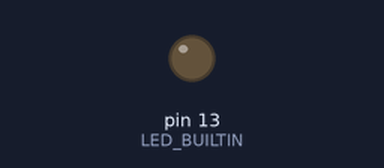
The sketch below on a simulated Arduino Uno, built with avr-gcc and run on an emulated ATmega328P. On the bench: output pins drawn as LEDs (lit = HIGH). What the sketch prints to the serial monitor is not drawn.

Above: at 0.3 s.
Timing chart, 0 to 1.8 s (numbered marks = the images above):
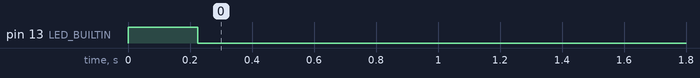

The sketch:

arduino03.ino
```cpp
#include "input03.h"

// Priority of item type
static char prio(const char item)
{
    if (item >= 'a' && item <= 'z')
        return item - 'a' + 1;   // [a..z] => [1..26]
    if (item >= 'A' && item <= 'Z')
        return item - 'A' + 27;  // [A..Z] => [27..58]
    return 0;  // error
}

// Set bit for each item in compartment (error=0, 'a'=1, 'b'=2, ..., 'A'=27, 'B'=28, ...)
static uint64_t index(const char* compartment, const byte size)
{
    if (compartment == NULL || size == 0)
        return 0;  // error
    uint64_t mask = 0;
    const char *item = compartment, *end = compartment + size;
    while (item != end)
        mask |= (1ull << prio(*item++));  // set bit in the correct index for this item type
    return mask;
}

// Get highest priority item type from index (0=error, 1='a', 2='b', ..., 27='A', 28='B', ...)
static byte firstitem(uint64_t mask)
{
    byte bit = 0;  // bit index where LSB=0
    while (mask >>= 1)  // does not differentiate between mask=0 and mask=1 but both are errors
        bit++;
    return bit;
}

void setup() {
    pinMode(LED_BUILTIN, OUTPUT);
    digitalWrite(LED_BUILTIN, HIGH);

    Serial.begin(9600);
    while (!Serial);
    unsigned long t0 = millis();

    int i = 0, part1 = 0, part2 = 0, N = strlen_P(data);
    byte j = 0;
    uint64_t badge = (uint64_t)-1;  // badge has all item types initially
    char buf[64];
    while (i < N) {
        byte len = 0;
        while (i < N && len < 64) {
            char c = pgm_read_byte_near(data + i++);
            if (c == '\n')
                break;
            buf[len++] = c;
        }
        if (len) {
            byte half = len >> 1;
            uint64_t comp1 = index(buf, half);         // all item types in first compartment
            uint64_t comp2 = index(buf + half, half);  // all item types in second compartment
            part1 += firstitem(comp1 & comp2);         // item type that is in both compartments
            badge &= (comp1 | comp2);   // item types that are in either compartment of all rucksacks
            if (++j == 3) {             // badge is for every group of three rucksacks
                part2 += firstitem(badge);
                badge = (uint64_t)-1;   // re-init
                j = 0;
            }
        }
    }

    unsigned long dt = millis() - t0;
    Serial.print(F("Part 1: "));
    Serial.println(part1);
    Serial.print(F("Part 2: "));
    Serial.println(part2);
    Serial.print(F("Time: "));
    Serial.print(dt);
    Serial.println(F(" ms"));

    digitalWrite(LED_BUILTIN, LOW);
}

void loop() {
    delay(1000);
}
```

input03.h
```cpp
const char data[] PROGMEM =
"MVWpzTTrTFNNLtssjV\n"
"hRJncnJCnhPCnBSbCQRhhQRPFHmsbHLzbLNHsjNNFmGGGsGF\n"
"lSBQJBBBBcnccnQvBnPQznfrgwlrTZfDwTfWqrrpgMpw\n"
"sRPgrzSgrSbfTrgspBPsDWWTmdnvdZWZwTmwvdmd\n"
"tVGpCGqCGjlHcNGVNHZDmnZMWdWMWCdZDvnZ\n"
"HqpQptLlclLGtlpcjHNhQqfRhrSBrrbfbrSRrsPfBSgg\n"
"JpjLbQbFPBjDBBJLWltglfBfhhlcctht\n"
"vNFmsdFsnmzGtWvgzhzc\n"
"rqwRCCqmCTqHCnqRNTNFsJVMQSjLRbbVVbjQVLbLSV\n"
"mLNNCNDwBwDnmCwnJwLRvdlqZclRccsgvcZndc\n"
"QWMtVWbpVlgHHcgMHs\n"
"VsTVWhThsVQWzjtQPpVWjWbpwJNCJDCzSNNCCCSfmfBCSGLL\n"
"NbSfHnwDvwwfHwwQsHbWPgrsZsZjRPLRgLWhWP\n"
"lmMlTGFzVmzqjGLLZWWGhrCh\n"
"qFclMprqmrvbcnwDQtNQ\n"
"tWQZFvvtWQWbqQQggZZLvpLrpzDrmGDmmDHPzPzHrfnHTG\n"
"NMlhlTMccTCVBlRNHzJnzDDmnJmnGGBf\n"
"NMMSSSSSlNVMdjdNSNNhFwTbvbLqjbtLwWQwZqgg\n"
"jPwcJwRmmhJpbhNJVgDbrHzzzQzzBQHg\n"
"tdZqlCnnnlvZCqlnlCSqZdFCHGDBgzsDzssBtHGLQtrHsssL\n"
"TZZFSdrdlZMFZRMwMPmNcwNmwm\n"
"nsdhzmDBGQWQPvJPjbbW\n"
"gCgBqCNpMHTwgwqMPRJJTtWjbFRJFJvP\n"
"ZlCwBrwgmzhGzDrd\n"
"sTBHfcnBTnqHRvqPgFFbLtrQTPLjjm\n"
"GWzpwSJSpbwbNNGJPQrrtrrrrgzLtjzm\n"
"NNSlCCdplWwplCwSndnssdZfqVbHvfqc\n"
"rrfHgqnlllRrDgrCbQfszMPtmzPQzFsFMQ\n"
"JJLGVGjcwVcPQNNNtRPmLM\n"
"WThVJJWJBdGwBpBTqDrSRCCggShqbSCb\n"
"TbCqzqzmbCffzDbHRddLbdRFRS\n"
"ZmvZJPjPwwWNZJGtWSDRRDFWSLhhhMVVWL\n"
"ZwplGwmptNjZnjvnGGPjJlZppTrTsCczfggBgfgfggCsBrqr\n"
"gMBBbfBbBMfnMsvRvWJhDsQW\n"
"ZZqHLzczjjsLzlpjqTprNJvhQpRvtRJJQrtQtJ\n"
"llZlzZZzPZZqsTZscHczfnSwSPSwwgSBwwSnPwnf\n"
"chMtcPPgQtthqgvczhMTcCSBLBlGpsFnBnnsGvLplSFG\n"
"bhRmJWDRmHSmFGBnGBps\n"
"jdDZWbrDdDbbdbDrRRWwRjZRVqztCzqtcThcTQtgqVMMVzjq\n"
"flNmNHgcZwTzRLzMLRPlzz\n"
"nntqBJtFbbCbBVCnBtFjJjhVhLzLvRLvgRRvPvpMpvpp\n"
"CgJWjJQDjgBtnGNGfcssNfcwNW\n"
"MrMpMrGBznjPMGCmCrrjdwndfJLQNfdLQNdNggdL\n"
"sJVcZqvhZtVqhDFFsDJslcdwgwvwQwwQNbbTbwfLLTgL\n"
"RDDRcsSsstJstVDDqctszzmRmGjpjBRHPmmGHGrj\n"
"tdplZtlrBGwTlLQQ\n"
"sfsPPvNhWLQBhGQG\n"
"zPVfzVbbMcscvVfzzNgcJHnJZgtrrndJqjJqndrL\n"
"nglLjRCCHLLCnNCLHQnFNQmmVMbVmwMwlMwMMMWwBTsT\n"
"cqtfcqZpzhSvvBfWwbvrbT\n"
"PPqpDSqcSJPdPhtPtqZcpPtGjFRFFFNLJFGRgjFbGRNbHn\n"
"gjtRSLMqLdSgLMCltTSDQcQQqhDcfcfrWDhWrr\n"
"GwFZCwNzFJsPmFFmZmPPNhvDDfDWWmpvQWWfVDQppW\n"
"swNGZbPBGwnCgBBlBljl\n"
"BsrDsnQGwFFQQtfNTBNSffBgBt\n"
"VJlhWVLlRppLQZTCbtZTttgJ\n"
"ppLqqRhQdRPhqPVhdPjhljqHFnGnzFrjFFDznHFHrmwwnH\n"
"CJMmmJLmlshCCdmzjHjPWztgdnjttt\n"
"GwZvGwrgTcFpzHWjnT\n"
"GbqrvrRwbrbGbwwZBbgfhmJMmsDJhNRfLChhCh\n"
"CfgfjCLCgfgFgBhBsccswQwtsQHvBBtc\n"
"SbSMGbnmDMGJWmRmDmvzwtcscWtQzsrPsvHc\n"
"DbJdNpJSnMSJmpSSNVqgqgTTFVQTFqdZLq\n"
"MBMCmlllPSSlmmPPjCMpPgggJcnZgntJsDvHsDZt\n"
"hrNzhrRNbrhbGRbfpVLRGNqqngvnttngJctgDZJGcZvHvZnc\n"
"LTTzVqppSmwdTmQW\n"
"mmlBQmLbsbmRnFnwlqqprF\n"
"dZScZSZSdHcNMDcJwLqRfppzpzfTpHfF\n"
"JLWJLJJJdMmGtgCWjQjt\n"
"PPMzpVDblwGVMMzDLLjrcrjdzjdTzLjd\n"
"RRcCJRcNQRBqtCFBRJJsZWBWrjLWLHZZWndBLWjh\n"
"qQQtttNqsqqtJRgqQfcpcgDcbggplGbfMp\n"
"QmmSTQPmLSmjpczMJtwPzg\n"
"BHHHdwdvDpllvctjZv\n"
"HdrDHNfrrBDGGBhBNfHNsLFqmbRQSwqmGTLnTbSF\n"
"gcMmgRQPqqPPsgjFSvctCHvHllSSHcvd\n"
"JTWfZwhTwzbWwTFTrZnTrDDlDSVtVHLVShtvSHvlHL\n"
"bWbWBfzTfwrWJNbTrnzfTwJFpmMQgqsFRsQGqRMggPmPBG\n"
"GqCWpGGLpmpWjbSDGjGGmwCzZlvMBTrCvsrlwwswCl\n"
"FPFHFVdJgQHJZnslrgvsTrwMlNgw\n"
"hQVchcdcZZpZqcDG\n"
"JbBRgBsRffgPPFQttQvQQMvG\n"
"dmNZgmZVtGTNtNGC\n"
"ZqqndLZnccqRbsrgpggsBc\n"
"DDvMVmTjwFWPBBTzBF\n"
"cqnggcbNNCqbQQqbZbpfQpqgRWlFhLRBhRzRPLFJhlJBfPLh\n"
"dpscpcncbbqcpMVSvSrPDMsrjr\n"
"hGCGZmVRRcMVsGMtmZWssmFLzbFblnnzfmqbfnzNNb\n"
"wjrSPBJdSjjDrggpSJpdrSnlFNlzLTnqNLqqpbqqfMln\n"
"dMwPBHPPJHDdvrBBhshWCGcsQRcHRZGV\n"
"vdHwhqdtLdVnHBZbFBFzbBPS\n"
"TmNCLNDpWfCNmpCgTWNTDMMZlzSggBMzlZlMBlBbZZ\n"
"NQfWcscDNQrhqvGLrdhVjh\n"
"lZLqzzqvgrCRcQcCLD\n"
"HSVVwNTJzwVNTDQrRrrdrBwdhd\n"
"TpNTzsfSTVsSpHVppzFpgvvlqZWZPMvMjPPGGsgP\n"
"BCMLshLdLDDCgwFRwHHqqRqRWd\n"
"QnSqQlGSfpQzTQJNTPNwNPFRFcccHc\n"
"mfJJmztnQpGpvnSzGrsqgrhrBBhqjBrthL\n"
"BSlmzmlvdNnlQlQQJnJHRVFVFVVqMtqRMfSfCw\n"
"WBPsDPBBjfssFHMRRq\n"
"DLWpGhbPjbhZrhZDnBQgdNZmQNgmvdzg\n"
"WWvgBFgHWChBzgBFbjbtPtnPrsHlsRMrwRrMRR\n"
"SGfNpfdGfVpVSGGppSDdwRwclMlfPMwccsntPqPw\n"
"TVdpQDSpQZJpVpDQQFBbthvmWzmgvhbjzJ\n"
"VVCCbzqdbzhFHvbdhZFPmhCPSNRNGSrPJfTNRSGJfGwPST\n"
"LngtBnlcnDvLcTTRfTTwRtGNTG\n"
"DpnBjMpLlLDQWDgvpLvbqzmbjzVjVHqbFFqbFq\n"
"SbzMbNQQSDdmvqqzdSlWFpwZnvpFWWllpFww\n"
"CjLPTPjjLCPtBCLJjBLPLBTFsFFgfwwpZgplpgFnWWRl\n"
"nPncrBHGnmrbdmdmNN\n"
"FnlblGlTTbNVLVtRvQQvgqRQBCvgNr\n"
"DPMDMpMHmnzjPqDhQWvvQvhghq\n"
"zMMcddznsjFTldVGlFGT\n"
"cLSNGLhmRRVmlVCq\n"
"HvzbQBzBMQMpQDpCSlSVZRSCqV\n"
"QwWznWnTbQSMMJQHnvwbWjrhNhLFgsGNNrFLNnFNhd\n"
"dBrWNQWWcTNqqnNN\n"
"bPlmgRgRghlCVlbhwZccCZjZqvmqvmTTvGqmJTvqnGTGvLLJ\n"
"DCDZhjllcpDMrSQS\n"
"ddtNNTFTwRzGRGCwqnBMjlqMHMfqnB\n"
"hDpPsQLLSprhnHVhqhVfHM\n"
"QWLWDQZpgpWbQgfspGGRdcGcCcCcztTGZC\n"
"GGHFdGwFlswcFtnvTfjMjBFfNBjNBZ\n"
"JWmSJLPSRprWWPWVMMVQpZfBvvfQtj\n"
"RzPSPDbDDhbhPDLRhCgGHHccsqGCqqtHzG\n"
"dbSdptWddDMNtdFvttFclqMTZJlJTlMZqJTJTqjC\n"
"BzfwRzrwPzfzLNGmZZCZBTGBqqlH\n"
"hVNVQPNQQQVLPwhRrQwgWWvFdDsFWSbdWgdFSFDb\n"
"hhSnmhtZSFSqZBJSSqqmJJRHPPLgHtPcGGGcWGtvvHwgvG\n"
"fCMpfTQjTrzrzCQMsQdHGHvPGPwLppPRvWPLLc\n"
"MdTzCsCMzNzDCTjlmNhRmRnZBllRVh\n"
"RrFglccgBVVvFNvCvWlgmDbbDfQDtCdjjDbDwmZD\n"
"STnMqSLHJhHHnqLqtnBndbBdfQQZDtZD\n"
"GHJPTBsTSsMMSpSBHJFNlWzcvFlzsVzvzgsv\n"
"lplNdrVrVrWMMVcJfcDDzbqCCpDL\n"
"SSSgvBRSjggPgzvTTRHTvFnfJLbcLsCDLnCLDCcJBsJq\n"
"GmHjjRwvHSjHTRjrlZrNMzVMhVrmVW\n"
"gdtFtgStSbHCbHMPZrFLPLrVlrVZrP\n"
"hQnjMGfDqTvzvpBjVVjPRLRRjJ\n"
"QmsQmhvvMtssHtWw\n"
"RNjTGSCLJCGdRqMRFvMrfzMvzz\n"
"ZpcWcVDpWBmWQMZZpZDpwBcznrshtntvfvhfFtzmvnzvhf\n"
"WHHHcVWgQVCbCllbgMLN\n"
"ZjjdJHSdSzvcZFMhhhDqDHtthw\n"
"rNTlNqVWTmRPlshsDPDlph\n"
"WbTNGNmQBRQbRNQgNGmCLdvvjzcCSBqLcLnScL\n"
"bZwpSpBvSHCBqNzpdFffqQft\n"
"nWRnGRnVnljmlDnzdPfQfdcQPWWfNq\n"
"dmRDGMMlDmnVjgMlhBSwCbCgwHbBHhvv\n"
"NwqLgLBLgnwNNBGpgsQsddhhpQQg\n"
"JcztcZnzVtZvnVcJMTvTJtWtppsQHGdQhhHHQsPhWdPS\n"
"fJTJnMmvZvMvRDqFblNBNNjlBf\n"
"drZVzZzzNWWzwwTWTZrjWcLCqnRqNnLNLqCqnsPPRL\n"
"JhlBgvHBBLnwMBqDwC\n"
"GmGFSHmhJSGJwgFJmwJhJhgQVWVdbSWZQzZTrWtZzjzjTz\n"
"wPGRPpnzgwwGgLddFBFrnrnJdc\n"
"jCsVclQWmCTrJJddrdFs\n"
"lWjlCqfmlWccpGPPSgcf\n"
"hCThCzTdPcPhzqTzMfVfHrhMMmhVHgVM\n"
"lJSJNqwJsZBSsSBFsMprDmFmFDfDDHgHDf\n"
"JNGQsSSNGsbZZZSBwZLPtdLjttnqPCbtPbjC\n"
"vnlWNpbrNrpShhQDLRLB\n"
"MzCjPgffVTVgCJSRQhBdRdJS\n"
"VPHcfcBfTzVMTttMzMfgzMfHvrllWvlnvNvlmGwWNwwNmw\n"
"BwwsqPJqwBssLlFqLRCDzWwzDGRGGWfSRG\n"
"vTtmmthvpphpnNgNvvpvRrDCddDQrCQCzCDrCfnf\n"
"pppccNpTVVlqssHHVzBH\n"
"HWHphZWVWvMZNvpMtfJZgssffsjJgBlslJ\n"
"RLmrFFnGFrFFrrFCRwCrLNPwqfjSJjqJSJBbsqjbbsblfq\n"
"LnFLPPGLrGNRQPmndLzPmPmpcDcMHhcMhVHvczcpHHchcV\n"
"zwqqvNDVggwqVfNQRlszFBsCCJFtFlFPsz\n"
"MSrrGTZPGSSMSjPbTmtlHBBFrFHFsHlsJsct\n"
"MnmMPMSZZGSZWmSjnWgfqdgVQDvnqvRDggDV\n"
"SQCSBShsQnSsSJswsNpVppPPMVpGpnDVgg\n"
"WWjHvmtWZrwvtzzjTTRPrRRrMVNVVGgVGpGR\n"
"lTvWjWLfWwbJCQqBSlbB\n"
"cjPChhswrNVtMZJjVM\n"
"pfvTFvTzLBFndGTlJmVJZmNlCMGtCJ\n"
"nfvFTfpbBFdSFpTLswsWDbchwHCWHrbw\n"
"lNdNPLJJLHHHlpPJcvtVcsBBrrBvBqrVrC\n"
"wDTbwTQRZTMWsVWtmWhhTr\n"
"nzRMbSZtMQDnpzzJHLHNflHP\n"
"HrwwmwcRbmwcbrrTbwwcrTJWLlPshllhLccqLhnnlljhZhjZ\n"
"GMFMSNSpCBSFSdGpNFpBznLlzzhzshlGhhqPhGGL\n"
"nFFSCCSSfttBdddDQNDBQpSSrbrmWJwrHfJHWJrbVwWHrgVr\n"
"SdddNNCmpNNDhMswhsmbhvHM\n"
"frtzqqqFjgrWfgfqtthsnvRHZRRvFlhnvRZb\n"
"rtrgqzzrbWtqLGLLtBWzfGcTNCCVGpSNDppTJJVddNpPSG\n"
"WWJvJvBgpHSHScQRQSVQLzqL\n"
"ddZTlZGZVfQhZRLLMqsR\n"
"rPfwrGGrFjjNTGNCCVBggDJHmNDvbmmpmNJJ\n"
"bbGrJPRVPtfsVfFlMjBV\n"
"WQzhQQQNZQCWNnQDhzWdNjFZggmlHjjmMmMFjFHpMs\n"
"CzQCSWDTWhNhzWhTGJwtRRqTblwcclvP\n"
"HLDvZgZldDTnLLsswMpVLn\n"
"FNVQzQSPznCMmpBwCF\n"
"SqfJPfttqffjJPVlhvhZZtvdVDRZ\n"
"jVsLvHvvdrSjpJFsGzmnmltnml\n"
"nTNTRCTBTmmmFPMJ\n"
"CQnCggWQDgBrrSqHjDDfSS\n"
"ZpNlrZNcmctZbcZlmcmZhhpPvPHvwBMHJPMTMHBTFJvJ\n"
"zmdCnGzGRnLDjQnzPvMFVHMVMLTVwMJv\n"
"GGjqssqgzCnCzQsshcffmrbNrrNZtW\n"
"DNpTwhpLlWMDWNMhbJjGttJFHgDcjtjG\n"
"wqQrdCdqbFtCtJtJ\n"
"vffdrwfPrsmqVBBWRVlRRlTSTWSTlR\n"
"ZqTCTQQTFvsDSsBDvWBd\n"
"hfBLzRLtHHLDDWRRWWDNbd\n"
"pHhhnPzLfJcJhzHLzZjcmwCTqTQgwBqqwg\n"
"WJHgqgFqrVrqgqCHwsJHHVFZzppZFGGfTtpcfbdpzzpd\n"
"RvNMQlMBhwMdMfcpbM\n"
"LLRQNBDSSNSwmDDBQRBRBCHsgrgHLVnJVqLsJsnCPJ\n"
"BFhGsDsDsBtsPGtQDrrMdbdrffrffbJbRt\n"
"cVVqScVSWWvVWgVZjnrHJgLfdrLrnrLLLQ\n"
"WmvqNZzzzZSvVzqvcccSzSmqFGCDTGBPQGDhwCDhNDCwPBQp\n"
"RqTlHHTTrQqHlTqsrVDqHbrZFZwhpBhphZBFhZpDpLLLfB\n"
"nSzGCGdvzdGNPBQQBfhLZfFwFN\n"
"WPPPCJMtJSQMJQCCWMJslRrrRgrMRbRqVqqTRR\n"
"BMtfLsLZfTPmCtGWZrZqJNJqvpZdWr\n"
"bRwgHhhRhbbSRbjSglcgwHHJWPcJdPrnNWrnqnWVVqpdnq\n"
"bgjlSgDljHhjgwMPCLPFDMFPGGBC\n"
"zJWjczcWjSWghZgzgSSSZflTqwlfqTTbnQwhdTnMdl\n"
"NrGVCmNpHFPsrJFbFQMJbJdQTn\n"
"JvrtpHHmrCGJCJmNvNpVCsHVgzWgWDDcjjgjDRStWWDLSgzz\n"
"HzdFsBBVsfnTfsPmPtDcZqtMhDDz\n"
"wrjjRQLlwwwrJQLQbCrbwlJDSlcSDtPZmPSDclWDtcDqWh\n"
"RwgprLbNLrLbCCpRCrJLRLFfsGTNNZHBZnnBvvfffnvd\n"
"MlqqlWZclnPtZtDSSvwQQjgQpNQSRM\n"
"rLJTsBrsJBhshTNNwSQBWNvNgNSg\n"
"JbbbChCHsJzHzbWdGHThlFnnPqlPlGPPGncPtFlD\n"
"WcMVvwNNvjRcwTQwVcpNRcspPCFtbPztbCTFmtPtCJtbCzmz\n"
"grrgDhrnDLnLrdfdLZlLZhmCqzlCbtJlSSStFmttqsJJ\n"
"GHHDdgnLDDhrrrgZrZgLNVVVVcRNvcwjWvpWGcRs\n"
"qhGhPSJtGhGtJtvNjnJjnvmNQQmj\n"
"sRBFlbZsrdBRRGbVGBDwDMDQwQwMNDjjjVNV\n"
"CzCflffbBszdBCbdbrtLcfhhgHLGgPccLSPh\n"
"zShhHFzgJWFVFFHFHhRPNjwqPLPtLbtrbwVjjr\n"
"ssnvTmvCDfpCZTnsfCqwNLNPwbJqNJPwrjZw\n"
"vDvpmcnmnBDnsnJTJmQWMHMWzScFggRFRFSW\n"
"nnVHHPLrnpssLnrpLRnHtHrjJcCdzCjcDzMzdqwRdjdDcJ\n"
"WWTGQQzSGWlTmBbDJJjwMJjcvvlDjw\n"
"TGTWBTWmTbgzghZhgzBgpVNrZPPfntfNrVLNNnZP\n"
"TqhQnqqLnnqddttNqQWdtqQmppSSFFClRmzmFZFLSmSlFF\n"
"BcHjGclVPPBrVrcjrGGDrMgcmmRJbRCFzpZmSDRpRZJJmRzz\n"
"ccGjMgvPvsHMgvBHWlhQdqwtllwNdThs\n"
"WjddwRGgHRRdMbrwHRwWjHDtDZplslnJnZrsDvCprJPJ\n"
"QSLLFqQBffCFststlFnn\n"
"CSSmSqzmVVjWMdMjVWgT\n"
"lTfQRhVpRzjThpRQTTTlvHrvBvHnPMHgHqHJvn\n"
"cGDctCwCdDCGSFcJsFJsFBvgnMBrHvvrqngHgmgssg\n"
"SCbSDSFScNpfbRVVJf\n"
"RrwmdwMVjMjMTghDWNTJDpWfWG\n"
"SbPvNbvbSsPbSvZsPJtJWhHpGGGgJWgJ\n"
"lSFvsLNcqzqLrwnFQMnVdmnn\n"
"FgCJFTWntWTFtPLmJmmQJmCMMpljWZBwlGMljjjlwvwBvZ\n"
"SDSbVbdScSDzbLZMBrjlZpVrZp\n"
"ccsSDhSDffzbLNscfcfDcgqhPgTntqmnQmCgtgQCTJ\n"
"VnCnrHnPPrCwHmVWtqfMQQqzCqffCZ\n"
"DDbDcJJJbpJDGppFpqGZRWfGfddzMWtfWM\n"
"tTTglDcgFjwNPHPPwHlH\n"
"bMGbqqgPqqVVMGnbVqSMmRfPcJmCTPDDLJDTCmDm\n"
"FFjjZvFRsFCctmtvtJWD\n"
"wwFhHjQjwQhZrFjQbngglGbRMnSzgbRH\n"
"GPTTJSgTPrPPmcTPpdJsGGGjqbRvqlztqlRqMzGjRv\n"
"LwnfWLNwwHHQwHnjbbMMjWttqtMmMj\n"
"mhwfBDhnQTpJBcBJps\n"
"HQQHwMfwlltzMlVljQhVjjHPPPFGPFcCGprPTPPfDrDcGf\n"
"pRLdvRvJgqLRBSJCcvFnCDTPTcTGnT\n"
"LBLSJbRSLSqbSdBdgJRRqRbwjHHblQttlwtwhzpjMlwhpw\n"
"NWLNSNSDtgSgghgdcwccmwGntwclnT\n"
"FRCQzJRsvfVVjvzFJfQnffwCcmdwmHmmHmTwmCmdGBcq\n"
"sjfJvjfzPRPzvPPVFMssvSLhSSWrMZnSDNrDDhSLZZ\n"
"FvLpSLtCfPCWhRSZZMZJSW\n"
"jbbjwbHjQmHjHsQrQFMnwTnJznwRzhJRnNTM\n"
"gVrjqGqjgrgsFGLDtDBLLfLB\n"
"cgTvRWWLVScRWflNJJDfVJmVlG\n"
"nPPnnmqjmZHCHBHFdfwNsDhzzfJznhsfhw\n"
"bddmQqQjpdFCQWtLQMMSvMMQRS\n"
"wjnmPwCgjPnRlwnmvmvvPnTwbSSLLvsLDWdbbWzvsLzWbzbz\n"
"NqrGqFHqJlfhhJGbszdWQzzLNtQDzz\n"
"FfHFpphrJqJrpGBffcTnBjCnVTMjMRCnVljT\n"
"SrfSJGJpSgMprMHdhBGhsdsshdGsmm\n"
"nRTRPvQllQlblwvCjTwLTnvBqdhmHDPVsmDmdqshDVhNsP\n"
"lbRFHvRwlnlLbnbjLbLjLCzggSpWfMFzSZpzZFJJWpJr\n"
"vNLlFldlvPtHFPHQRt\n"
"jcpRsScDgshzjqzfVStntBTPMTnmWttntMpp\n"
"fSssgVjDsbqSVbCJClLRJLCZRZZb\n"
"wnHmCJccDDcrNnrNMRDtTzpTlMpTzpBp\n"
"PjSPPGjWjLzTjjMtzzMj\n"
"hWvLLFWvHvczVcVn\n"
"jgtngnnhMthcnLjMgCZvChDsmdNCvNNZDN\n"
"bWqFPbFbLzRFfZBNDNNPZsNd\n"
"RbJzGpzVLLLWHHQgTMwcTptQ\n"
"sJBhsMWQnhhrFBsFhlQQMfrDCDpLlVCddjTdDDpqDLTLdj\n"
"tZHHSRmNHcgmNzpDPJtttqjLqdpL\n"
"HbNbZmcHQJbsFWvs\n"
"VgPNWGbgSjGjfhRRFfzThtmtzF\n"
"qLCQJBqqcPPmLHhHFz\n"
"CcJvplQswNgZlNPSbS\n";
```
